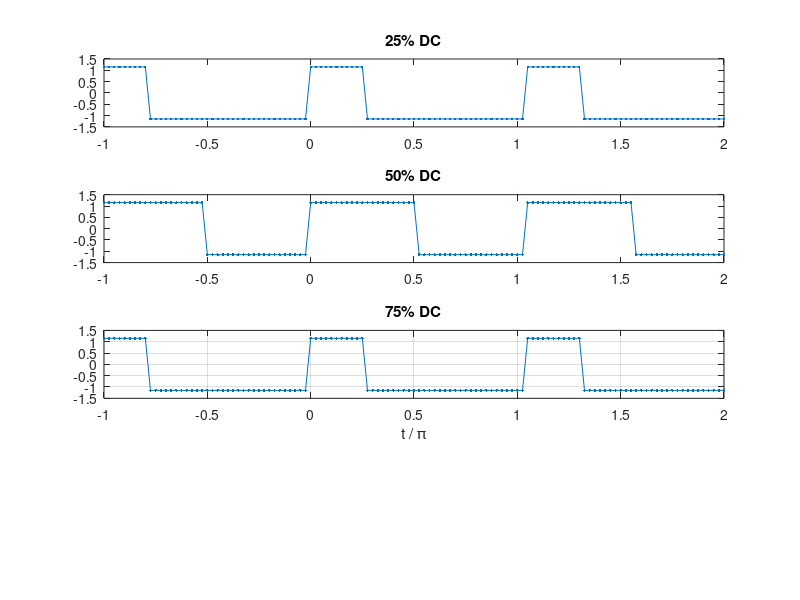

This chart was generated by the following MATLAB code:
t = linspace(-3,2*3,121);
x = 1.15*square(2*t, 25);

y = 1.15*square(2*t, 50);

z = 1.15*square(2*t, 75);

subplot(4,1,1);plot(t/3,x,'.-');title("25% DC");

subplot(4,1,2);plot(t/3,y,'.-');title("50% DC");


subplot(4,1,3);plot(t/3,x,'.-');title("75% DC");

xlabel('t / \pi')
grid on